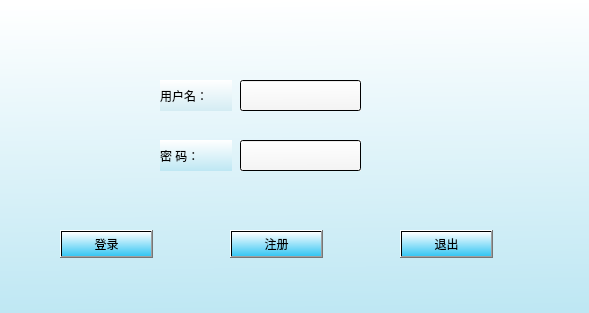
<?xml version="1.0" encoding="UTF-8"?>
<ui version="4.0">
 <class>LoginDialog</class>
 <widget class="QDialog" name="LoginDialog">
  <property name="geometry">
   <rect>
    <x>0</x>
    <y>0</y>
    <width>589</width>
    <height>313</height>
   </rect>
  </property>
  <property name="windowTitle">
   <string>Dialog</string>
  </property>
  <property name="styleSheet">
   <string notr="true">background-color: qlineargradient(spread:pad, x1:0.522, y1:1, x2:0.497, y2:0, stop:0 rgba(190, 231, 243, 255), stop:1 rgba(255, 255, 255, 255));</string>
  </property>
  <widget class="QLabel" name="label">
   <property name="geometry">
    <rect>
     <x>160</x>
     <y>80</y>
     <width>72</width>
     <height>31</height>
    </rect>
   </property>
   <property name="styleSheet">
    <string notr="true">font: 87 10pt &quot;Arial Black&quot;;
background-color: qlineargradient(spread:pad, x1:0.522, y1:1, x2:0.497, y2:0, stop:0 rgba(212, 236, 243, 255), stop:1 rgba(255, 255, 255, 255));</string>
   </property>
   <property name="text">
    <string>用户名：</string>
   </property>
  </widget>
  <widget class="QLabel" name="label_2">
   <property name="geometry">
    <rect>
     <x>160</x>
     <y>140</y>
     <width>72</width>
     <height>31</height>
    </rect>
   </property>
   <property name="styleSheet">
    <string notr="true">background-color: qlineargradient(spread:pad, x1:0.522, y1:1, x2:0.497, y2:0, stop:0 rgba(190, 231, 243, 255), stop:1 rgba(255, 255, 255, 255));
font: 75 10pt &quot;Arial&quot;;</string>
   </property>
   <property name="text">
    <string>密 码：</string>
   </property>
  </widget>
  <widget class="QLineEdit" name="Username">
   <property name="geometry">
    <rect>
     <x>240</x>
     <y>80</y>
     <width>121</width>
     <height>31</height>
    </rect>
   </property>
   <property name="styleSheet">
    <string notr="true">background-color: qlineargradient(spread:pad, x1:0.522, y1:1, x2:0.497, y2:0, stop:0 rgba(243, 243, 243, 255), stop:1 rgba(255, 255, 255, 255));</string>
   </property>
  </widget>
  <widget class="QLineEdit" name="Password">
   <property name="geometry">
    <rect>
     <x>240</x>
     <y>140</y>
     <width>121</width>
     <height>31</height>
    </rect>
   </property>
   <property name="styleSheet">
    <string notr="true">background-color: qlineargradient(spread:pad, x1:0.522, y1:1, x2:0.497, y2:0, stop:0 rgba(243, 243, 243, 255), stop:1 rgba(255, 255, 255, 255));</string>
   </property>
  </widget>
  <widget class="QPushButton" name="loginBtn">
   <property name="geometry">
    <rect>
     <x>60</x>
     <y>230</y>
     <width>93</width>
     <height>28</height>
    </rect>
   </property>
   <property name="styleSheet">
    <string notr="true">background-color: qlineargradient(spread:pad, x1:0.522, y1:1, x2:0.497, y2:0, stop:0 rgba(54, 198, 243, 255), stop:1 rgba(255, 255, 255, 255));</string>
   </property>
   <property name="text">
    <string>登录</string>
   </property>
  </widget>
  <widget class="QPushButton" name="exitBtn">
   <property name="geometry">
    <rect>
     <x>400</x>
     <y>230</y>
     <width>93</width>
     <height>28</height>
    </rect>
   </property>
   <property name="styleSheet">
    <string notr="true">background-color: qlineargradient(spread:pad, x1:0.522, y1:1, x2:0.497, y2:0, stop:0 rgba(54, 198, 243, 255), stop:1 rgba(255, 255, 255, 255));</string>
   </property>
   <property name="text">
    <string>退出</string>
   </property>
  </widget>
  <widget class="QPushButton" name="rgsBtn">
   <property name="geometry">
    <rect>
     <x>230</x>
     <y>230</y>
     <width>93</width>
     <height>28</height>
    </rect>
   </property>
   <property name="styleSheet">
    <string notr="true">background-color: qlineargradient(spread:pad, x1:0.522, y1:1, x2:0.497, y2:0, stop:0 rgba(54, 198, 243, 255), stop:1 rgba(255, 255, 255, 255));</string>
   </property>
   <property name="text">
    <string>注册</string>
   </property>
  </widget>
 </widget>
 <resources/>
 <connections>
  <connection>
   <sender>exitBtn</sender>
   <signal>clicked()</signal>
   <receiver>LoginDialog</receiver>
   <slot>close()</slot>
   <hints>
    <hint type="sourcelabel">
     <x>256</x>
     <y>243</y>
    </hint>
    <hint type="destinationlabel">
     <x>199</x>
     <y>149</y>
    </hint>
   </hints>
  </connection>
 </connections>
</ui>
